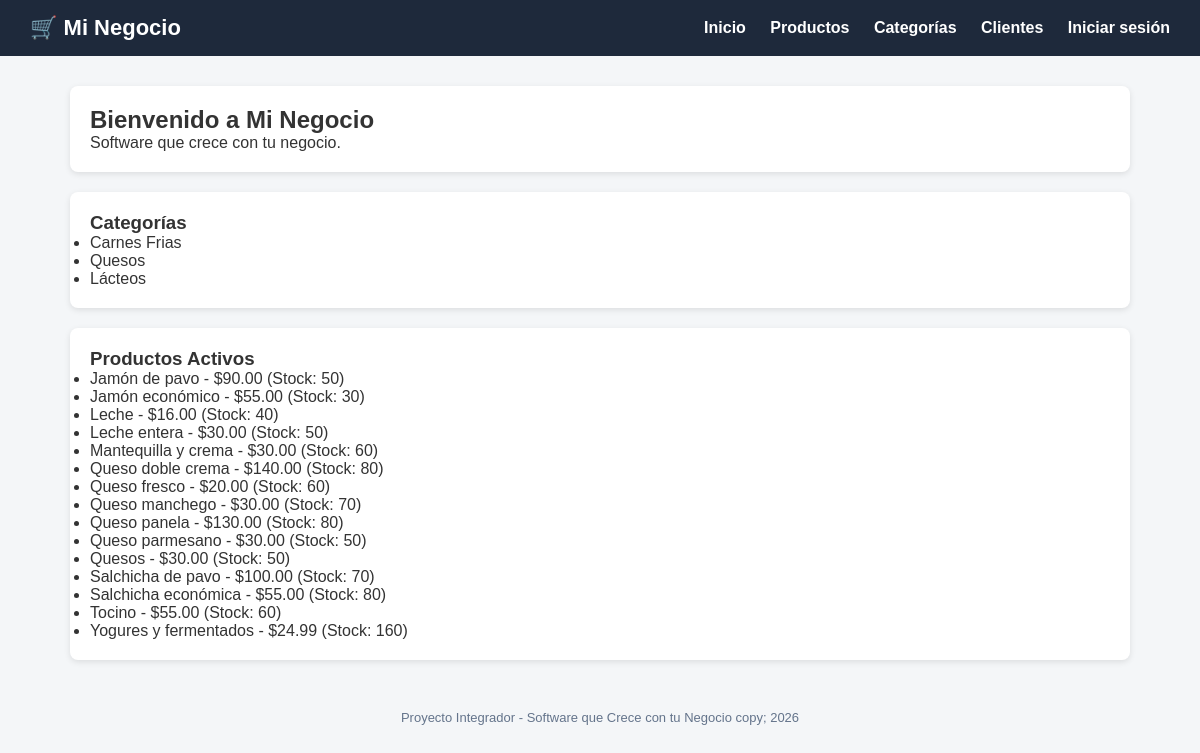
The page / on the database its author committed.
### tienda/models.py (models this page shows, shortened)
class Categoria(models.Model):
    nombre = models.CharField(max_length=100)
    descripcion = models.TextField(blank=True, null=True)
    class Meta:
        verbose_name = "Categoría"
        verbose_name_plural = "Categorías"

class Producto(models.Model):
    nombre = models.CharField(max_length=200)
    descripcion = models.TextField(blank=True, null=True)
    precio = models.DecimalField(max_digits=10, decimal_places=2)
    stock = models.IntegerField(default=0)
    categoria = models.ForeignKey(
        Categoria,
        on_delete=models.CASCADE
    )
    fecha_creacion = models.DateTimeField(auto_now_add=True)
    activo = models.BooleanField(default=True)
    class Meta:
        verbose_name = "Producto"
        verbose_name_plural = "Productos"
        ordering = ['nombre']

### tienda/views.py (the view)
# urls.py: path('', views.inicio, name='inicio'),
def inicio(request):
    productos = Producto.objects.filter(activo=True)
    categorias = Categoria.objects.all()
    return render(request, 'tienda/inicio.html', {
        'productos': productos,
        'categorias': categorias
    })

### tienda/templates/tienda/inicio.html (shortened to what this page needs)
{% extends 'base.html' %}
{% block content %}
<div class="card">
    <h2>Bienvenido a Mi Negocio</h2>
    <p>Software que crece con tu negocio.</p>
</div>
<div class="card">
    <h3>Categorías</h3>
    <ul>
        {% for categoria in categorias %}
            <li>{{ categoria.nombre }}</li>
        {% empty %}
            <li>No hay categorías registradas.</li>
        {% endfor %}
    </ul>
</div>
<div class="card">
    <h3>Productos Activos</h3>
    <ul>
        {% for producto in productos %}
            <li>
                {{ producto.nombre }} -
                ${{ producto.precio }}
                (Stock: {{ producto.stock }})
            </li>
        {% empty %}
            <li>No hay productos activos.</li>
        {% endfor %}
    </ul>
</div>
{% endblock %}

### negocio/templates/base.html (shortened to what this page needs)
<!DOCTYPE html>
<html lang="es">
<head>
</head>
<body>
    <header>
        <h1>🛒 Mi Negocio</h1>
        <nav>
            <nav>
            <a href="{% url 'inicio' %}">Inicio</a>
            <a href="{% url 'lista_productos' %}">Productos</a>
            <a href="{% url 'lista_categorias' %}">Categorías</a>
            <a href="{% url 'lista_clientes' %}">Clientes</a>
            {% if user.is_authenticated %}
                <a href="{% url 'dashboard' %}">Dashboard</a>
                <span style="color:#38bdf8;">👤 {{ user.username }}</span>
                <form action="{% url 'logout' %}" method="post" style="display:inline;">
                    {% csrf_token %}
                    <button type="submit" class="btn btn-danger" style="margin-left:10px;">Cerrar sesión</button>
                </form>
            {% else %}
                <a href="{% url 'login' %}">Iniciar sesión</a>
            {% endif %}
        </nav>
    </header>
    <div class="container">
        {% block content %}{% endblock %}
    </div>
    <footer>
        Proyecto Integrador - Software que Crece con tu Negocio copy; {% now "Y" %}
    </footer>
</body>
</html>

### negocio/templates/base.html (style rules this page uses)
* { margin: 0; padding: 0; box-sizing: border-box; }
body { font-family: Arial, sans-serif; background: #f4f6f8; color: #333; }
header { background: #1e293b; color: #fff; padding: 15px 30px; display: flex; justify-content: space-between; align-items: center; }
header h1 { font-size: 22px; }
header nav a { color: #fff; text-decoration: none; margin-left: 20px; font-weight: bold; }
.container { max-width: 1100px; margin: 30px auto; padding: 0 20px; }
.card { background: #fff; border-radius: 8px; padding: 20px; box-shadow: 0 2px 6px rgba(0,0,0,0.1); margin-bottom: 20px; }
footer { text-align: center; padding: 20px; color: #64748b; font-size: 13px; }

### rows shown on the page
Categoria: nombre "Carnes Frias"
Categoria: nombre "Quesos"
Categoria: nombre "Lácteos"
Producto: nombre "Jamón de pavo", precio "90.00", stock "50"
Producto: nombre "Jamón económico", precio "55.00", stock "30"
Producto: nombre "Leche", precio "16.00", stock "40"
Producto: nombre "Leche entera", precio "30.00", stock "50"
Producto: nombre "Mantequilla y crema", precio "30.00", stock "60"
Producto: nombre "Queso doble crema", precio "140.00", stock "80"
Producto: nombre "Queso fresco", precio "20.00", stock "60"
Producto: nombre "Queso manchego", precio "30.00", stock "70"
Producto: nombre "Queso panela", precio "130.00", stock "80"
Producto: nombre "Queso parmesano", precio "30.00", stock "50"
Producto: nombre "Quesos", precio "30.00", stock "50"
Producto: nombre "Salchicha de pavo", precio "100.00", stock "70"
Producto: nombre "Salchicha económica", precio "55.00", stock "80"
Producto: nombre "Tocino", precio "55.00", stock "60"
Producto: nombre "Yogures y fermentados", precio "24.99", stock "160"
